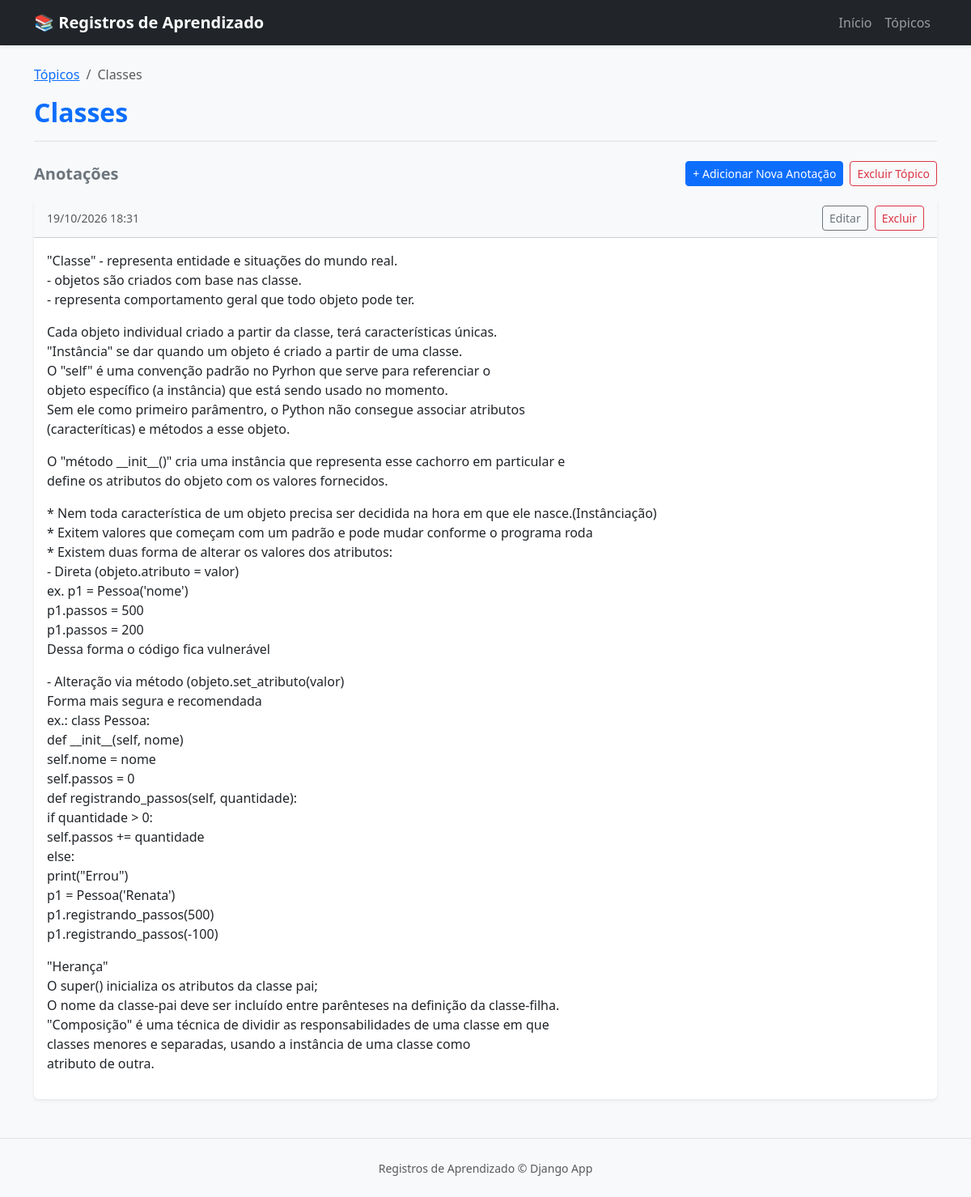
Screenshot of /topicos/2/ with the database file from the repository.
### registros_de_aprendizado/models.py (models this page shows, shortened)
class Topicos(models.Model):
    texto = models.CharField(max_length=200)
    data_de_adicao = models.DateTimeField(auto_now_add=True)

class Entrada(models.Model):
    topico = models.ForeignKey(Topicos, on_delete=models.CASCADE) # Na vesão atual do django é obrigatório inserir o on_delete
    texto = models.TextField()
    data_de_adicao = models.DateTimeField(auto_now_add=True)
    class Meta: # Classe que ajuda a definir o plural de uma palavra
        verbose_name_plural = "entradas"

### registros_de_aprendizado/views.py (the view)
# urls.py: path('topicos/<int:topico_id>/', views.topico, name='topico'), # Página de detalhes para um único assunto
def topico(request, topico_id):
    topico = Topicos.objects.get(id=topico_id)
    entradas = topico.entrada_set.order_by("-data_de_adicao")
    contexto = {"topico": topico, "entradas": entradas}
    return render(request, "registros_de_aprendizado/topico.html", contexto)

### registros_de_aprendizado/templates/registros_de_aprendizado/topico.html (shortened to what this page needs)
{% extends "registros_de_aprendizado/base.html" %}
{% block content %}
<nav aria-label="breadcrumb">
    <ol class="breadcrumb">
        <li class="breadcrumb-item"><a href="{% url 'registros_de_aprendizado:topicos' %}">Tópicos</a></li>
        <li class="breadcrumb-item active" aria-current="page">{{ topico.texto }}</li>
    </ol>
</nav>
<div class="border-bottom pb-2 mb-4">
    <h2 class="fw-bold text-primary">{{ topico.texto }}</h2>
</div>
<div class="d-flex justify-content-between align-items-center mb-3">
    <h3 class="h5 fw-bold text-secondary mb-0">Anotações</h3>
    <div class="d-flex gap-2">
        <a href="{% url 'registros_de_aprendizado:nova_entrada' topico.id %}" class="btn btn-primary btn-sm">
            + Adicionar Nova Anotação
        </a>
        <form action="{% url 'registros_de_aprendizado:deleta_topico' topico.id %}" method="post" style="display:inline;" onsubmit="return confirm('Tem certeza que deseja excluir este tópico e todas as suas anotações?');">
            <button type="submit" class="btn btn-outline-danger btn-sm">Excluir Tópico</button>
        </form>
    </div>
</div>
<div class="d-flex flex-column gap-3">
    {% for entrada in entradas %}
        <div class="card shadow-sm border-0">
            <div class="card-header bg-light d-flex justify-content-between align-items-center">
                <small class="text-muted">{{ entrada.data_de_adicao|date:"d/m/Y H:i" }}</small>
                <div class="d-flex gap-2">
                    <a href="{% url 'registros_de_aprendizado:edita_entrada' entrada.id %}" class="btn btn-outline-secondary btn-sm">
                        Editar
                    </a>
                    <form action="{% url 'registros_de_aprendizado:deleta_entrada' entrada.id %}" method="post" style="display:inline;" onsubmit="return confirm('Tem certeza que deseja excluir esta anotação?');">
                        <button type="submit" class="btn btn-outline-danger btn-sm">Excluir</button>
                    </form>
                </div>
            </div>
            <div class="card-body">
                <p class="card-text mb-0">{{ entrada.texto|linebreaks }}</p>
            </div>
        </div>
    {% empty %}
        <div class="alert alert-warning shadow-sm" role="alert">
            Nenhuma anotação cadastrada para este tópico ainda.
        </div>
    {% endfor %}
</div>
{% endblock %}

### rows the page displays
Topicos: texto "Classes"
Entrada: data_de_adicao "19/10/2026 18:31", texto "\"Classe\" - representa entidade e situações do mundo real. - objetos são criados com base nas classe. - representa comportamento geral que todo objeto pode ter. Cada objeto individual criado a partir da classe, terá características únicas. \"Instância\" se dar quando um objeto é criado a partir de uma classe. O \"self\" é uma convenção padrão no Pyrhon que serve para referenciar o objeto específico (a instância) que está sendo usado no momento. Sem ele como primeiro parâmentro, o Python não consegue associar atributos (caracteríticas) e métodos a esse objeto. O \"método __init__()\" cria uma instância que representa esse cachorro em particular e define os atributos do objeto com os valores…"
